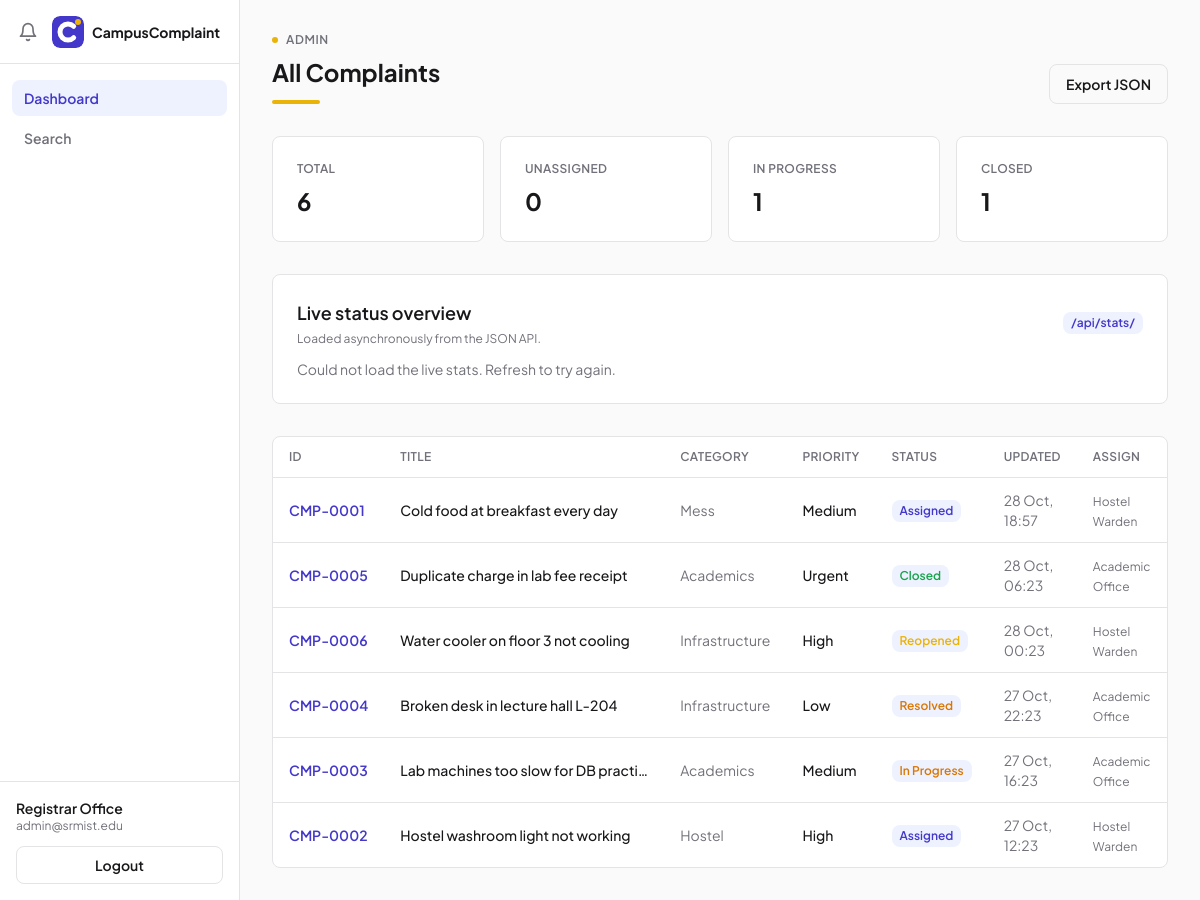
The app's page /dashboard/admin/ (signed in) with its own data.
### complaints/models.py (models this page shows, shortened)
class User(AbstractUser):
    class Role(models.TextChoices):
        STUDENT = "STUDENT", "Student"
        ADMIN = "ADMIN", "Admin"
        DEPARTMENT = "DEPARTMENT", "Department"
    username = models.CharField(max_length=150, unique=True, blank=True)
    name = models.CharField(max_length=120)
    email = models.EmailField(unique=True)
    role = models.CharField(
        max_length=20,
        choices=Role.choices,
        default=Role.STUDENT,
    )
    department = models.CharField(
        max_length=80,
        blank=True,
        help_text="Only used for department accounts (e.g. Mess, Hostel).",
    )
    objects = UserManager()
    USERNAME_FIELD = "email"
    REQUIRED_FIELDS = []
    @property
    def is_student(self):
        return self.role == self.Role.STUDENT
    @property
    def is_administrator(self):
        return self.role == self.Role.ADMIN

class Complaint(models.Model):
    class Category(models.TextChoices):
        MESS = "MESS", "Mess"
        HOSTEL = "HOSTEL", "Hostel"
        ACADEMICS = "ACADEMICS", "Academics"
        INFRASTRUCTURE = "INFRASTRUCTURE", "Infrastructure"
        OTHERS = "OTHERS", "Others"
    class Priority(models.TextChoices):
        LOW = "LOW", "Low"
        MEDIUM = "MEDIUM", "Medium"
        HIGH = "HIGH", "High"
        URGENT = "URGENT", "Urgent"
    class Status(models.TextChoices):
        FILED = "FILED", "Filed"
        ASSIGNED = "ASSIGNED", "Assigned"
        IN_PROGRESS = "IN_PROGRESS", "In Progress"
        RESOLVED = "RESOLVED", "Resolved"
        CLOSED = "CLOSED", "Closed"
        REOPENED = "REOPENED", "Reopened"
    ALLOWED_TRANSITIONS = {
        Status.FILED: {Status.ASSIGNED},
        Status.ASSIGNED: {Status.IN_PROGRESS},
        Status.IN_PROGRESS: {Status.RESOLVED},
        Status.RESOLVED: {Status.CLOSED, Status.IN_PROGRESS},
        Status.CLOSED: {Status.REOPENED},
        Status.REOPENED: {Status.IN_PROGRESS},
    }
    number = models.CharField(max_length=12, unique=True, editable=False, blank=True)
    title = models.CharField(max_length=120)
    description = models.TextField()
    category = models.CharField(max_length=20, choices=Category.choices)
    priority = models.CharField(
        max_length=10,
        choices=Priority.choices,
        default=Priority.MEDIUM,
    )
    status = models.CharField(
        max_length=20,
        choices=Status.choices,
        default=Status.FILED,
    )
    created_by = models.ForeignKey(
        User,
        on_delete=models.PROTECT,
        related_name="filed_complaints",
    )
    assigned_to = models.ForeignKey(
        User,
        on_delete=models.SET_NULL,
        null=True,
        blank=True,
        related_name="assigned_complaints",
    )
    created_at = models.DateTimeField(default=timezone.now)
    updated_at = models.DateTimeField(default=timezone.now)
    closed_at = models.DateTimeField(null=True, blank=True)
    class Meta:
        ordering = ["-updated_at"]

### complaints/views.py (the view)
# urls.py: path("dashboard/admin/", views.admin_dashboard, name="dashboard_admin"),
@role_required(User.Role.ADMIN)
def admin_dashboard(request):
    complaints = Complaint.objects.select_related("created_by", "assigned_to")
    stats = [
        {"label": "Total", "value": complaints.count()},
        {
            "label": "Unassigned",
            "value": complaints.filter(status=Complaint.Status.FILED).count(),
        },
        {
            "label": "In progress",
            "value": complaints.filter(
                status=Complaint.Status.IN_PROGRESS
            ).count(),
        },
        {
            "label": "Closed",
            "value": complaints.filter(status=Complaint.Status.CLOSED).count(),
        },
    ]
    return render(
        request,
        "dashboard.html",
        {
            "complaints": complaints,
            "stats": stats,
            "departments": services.department_accounts(),
            "page": "admin",
            "active": "dashboard",
        },
    )

### complaints/context_processors.py (called while the page is built)
def navigation(request):
    if not request.user.is_authenticated:
        return {}
    notifications = request.user.notifications.select_related("complaint")[:6]
    unread_count = request.user.notifications.filter(is_read=False).count()
    return {
        "nav_notifications": notifications,
        "unread_count": unread_count,
    }

### complaints/services.py (called while the page is built)
def department_accounts():
    return User.objects.filter(role=User.Role.DEPARTMENT).order_by("department", "name")

### complaints/templates/dashboard.html (shortened to what this page needs)
{% extends "base.html" %}
{% load static %}
{% block content %}
<div class="mb-8 flex flex-wrap items-end justify-between gap-4">
    <div>
        <div class="mb-2 flex items-center gap-2 text-xs font-semibold uppercase tracking-wider text-muted">
            <span class="h-1.5 w-1.5 rounded-full bg-accent"></span>
            <span>{{ user.role }}</span>
        </div>
        <h1 class="text-2xl font-bold text-ink">
            {% if page == 'admin' %}All Complaints{% elif page == 'department' %}Assigned Queue{% else %}My Complaints{% endif %}
        </h1>
        <div class="mt-3 h-1 w-12 rounded-full bg-accent"></div>
    </div>
    <div class="flex flex-wrap items-center gap-2">
        {% if user.is_administrator %}
        <a href="{% url 'export_complaints' %}"
           class="inline-flex h-10 items-center rounded-lg border border-border px-4 text-sm font-semibold text-ink transition hover:bg-page">Export JSON</a>
        {% endif %}
    </div>
</div>
<div class="mb-8 grid grid-cols-2 gap-4 lg:grid-cols-4">
    {% for s in stats %}
    <div class="rounded-lg border border-border bg-card p-6">
        <div class="text-xs font-semibold uppercase tracking-wide text-muted">{{ s.label }}</div>
        <div class="mt-2 text-2xl font-bold text-ink">{{ s.value }}</div>
    </div>
    {% endfor %}
</div>
<div class="mb-8 rounded-lg border border-border bg-card p-6" id="stats-chart" data-url="{% url 'api_stats' %}">
    <div class="flex flex-wrap items-center justify-between gap-2">
        <div>
            <h2 class="text-lg font-semibold text-ink">Live status overview</h2>
            <p class="mt-1 text-xs text-muted">Loaded asynchronously from the JSON API.</p>
        </div>
        <span class="inline-flex h-[22px] items-center rounded-lg bg-surface px-2 text-xs font-semibold text-primary">/api/stats/</span>
    </div>
    <div id="stats-chart-body" class="mt-3 space-y-3">
    </div>
</div>
<div class="overflow-hidden rounded-lg border border-border bg-card">
    <div class="overflow-x-auto">
        <table class="w-full min-w-[900px] text-left text-sm">
            <thead>
            <tr class="border-b border-border">
                <th class="px-4 py-3 text-xs font-semibold uppercase tracking-wide text-muted">ID</th>
                <th class="px-4 py-3 text-xs font-semibold uppercase tracking-wide text-muted">Title</th>
                <th class="px-4 py-3 text-xs font-semibold uppercase tracking-wide text-muted">Category</th>
                <th class="px-4 py-3 text-xs font-semibold uppercase tracking-wide text-muted">Priority</th>
                <th class="px-4 py-3 text-xs font-semibold uppercase tracking-wide text-muted">Status</th>
                <th class="px-4 py-3 text-xs font-semibold uppercase tracking-wide text-muted">Updated</th>
                {% if user.is_administrator %}
                <th class="px-4 py-3 text-xs font-semibold uppercase tracking-wide text-muted">Assign</th>
                {% endif %}
            </tr>
            </thead>
            <tbody>
            {% for c in complaints %}
            <tr class="border-b border-border transition last:border-0 hover:bg-surface">
                <td class="px-4 py-3 font-semibold text-primary" style="white-space: nowrap">{{ c.number }}</td>
                <td class="max-w-[280px] truncate px-4 py-3 font-medium text-ink">{{ c.title }}</td>
                <td class="px-4 py-3 text-muted">{{ c.get_category_display }}</td>
                <td class="px-4 py-3 font-medium text-ink">{{ c.get_priority_display }}</td>
                <td class="px-4 py-3">
                    {% include "fragments/badge.html" with status=c.status label=c.get_status_display %}
                </td>
                <td class="px-4 py-3 text-muted">{{ c.updated_at|date:"d M, H:i" }}</td>
                {% if user.is_administrator %}
                <td class="px-4 py-3">
                    {% if c.status == 'FILED' %}
                    <form method="post" action="{% url 'assign_complaint' c.number %}" class="flex items-center gap-2">
                        {% csrf_token %}
                        <select name="department" required
                                class="h-9 rounded-md border border-border bg-card px-2 text-sm text-ink focus:border-primary focus:outline-none">
                            <option value="">Department</option>
                            {% for d in departments %}
                            <option value="{{ d.pk }}">{{ d.department }}</option>
                            {% endfor %}
                        </select>
                        <button type="submit"
                                class="h-9 rounded-lg bg-primary px-3 text-xs font-semibold text-white transition hover:bg-primary-hover">Assign</button>
                    </form>
                    {% else %}
                    <span class="text-xs text-muted">{{ c.assigned_to.name|default:"—" }}</span>
                    {% endif %}
                </td>
                {% endif %}
            </tr>
            {% empty %}
            <tr>
                <td colspan="{% if user.is_administrator %}8{% else %}7{% endif %}" class="px-6 py-12 text-center text-base text-muted">
                    Nothing here yet.
                </td>
            </tr>
            {% endfor %}
            </tbody>
        </table>
    </div>
</div>
{% endblock %}

### complaints/templates/fragments/sidebar.html (shortened to what this page needs)
{% load static %}
<nav id="sidebarNav" class="fixed inset-y-0 left-0 z-40 flex w-60 -translate-x-full flex-col border-r border-border bg-card transition-transform duration-200 ease-out lg:translate-x-0">
    <div class="relative flex h-16 items-center gap-2 border-b border-border px-3">
        <button type="button" id="notifToggle" aria-label="Notifications"
                class="relative hidden h-8 w-8 shrink-0 items-center justify-center rounded-lg text-muted transition hover:bg-page hover:text-ink lg:flex">
            <svg xmlns="http://www.w3.org/2000/svg" viewBox="0 0 24 24" fill="none" stroke="currentColor"
                 stroke-width="2" stroke-linecap="round" stroke-linejoin="round" class="h-5 w-5">
                <path d="M6 8a6 6 0 0 1 12 0c0 7 3 9 3 9H3s3-2 3-9"></path>
                <path d="M10.3 21a1.94 1.94 0 0 0 3.4 0"></path>
            </svg>
        </button>
        <img src="{% static 'img/logo-mark.svg' %}" alt="CampusComplaint" class="h-8 w-8 shrink-0 rounded-lg">
        <span class="min-w-0 truncate text-sm font-bold text-ink">CampusComplaint</span>
    </div>
    <div class="flex-1 space-y-1 px-3 py-4">
        {% if user.is_student %}
        <a href="{% url 'dashboard_student' %}"
           class="block rounded-lg px-3 py-2 text-sm font-semibold transition {% if active == 'dashboard' %}bg-surface text-primary{% else %}text-muted hover:bg-page hover:text-ink{% endif %}">Dashboard</a>
        {% elif user.is_administrator %}
        <a href="{% url 'dashboard_admin' %}"
           class="block rounded-lg px-3 py-2 text-sm font-semibold transition {% if active == 'dashboard' %}bg-surface text-primary{% else %}text-muted hover:bg-page hover:text-ink{% endif %}">Dashboard</a>
        {% else %}
        <a href="{% url 'dashboard_department' %}"
           class="block rounded-lg px-3 py-2 text-sm font-semibold transition {% if active == 'dashboard' %}bg-surface text-primary{% else %}text-muted hover:bg-page hover:text-ink{% endif %}">My Queue</a>
        {% endif %}
        <a href="{% url 'search' %}"
           class="block rounded-lg px-3 py-2 text-sm font-semibold transition {% if active == 'search' %}bg-surface text-primary{% else %}text-muted hover:bg-page hover:text-ink{% endif %}">Search</a>
    </div>
    <div class="border-t border-border px-4 py-4">
        <div class="text-sm font-semibold text-ink">{{ user.name }}</div>
        <div class="mb-3 text-xs text-muted">{{ user.email }}</div>
        <form method="post" action="{% url 'logout' %}">
            <button type="submit"
                    class="block w-full rounded-lg border border-border px-3 py-2 text-center text-sm font-semibold text-ink transition hover:bg-page">Logout</button>
        </form>
    </div>
</nav>

### complaints/templates/fragments/badge.html
<span class="inline-flex h-[22px] items-center rounded-lg bg-surface px-2 text-xs font-semibold {% if status == 'CLOSED' %}text-success{% elif status == 'RESOLVED' or status == 'IN_PROGRESS' %}text-warning{% elif status == 'REOPENED' %}text-accent{% else %}text-primary{% endif %}" style="white-space: nowrap">{{ label }}</span>

### records on screen
User: name "Registrar Office", email "admin@srmist.edu", role "ADMIN"
Complaint: label "CLOSED", value "1", number "CMP-0005", title "Duplicate charge in lab fee receipt", category "Academics", priority "Urgent", status "Closed", updated_at "28 Oct, 06:23", assigned_to.name "Academic Office"
Complaint: number "CMP-0001", title "Cold food at breakfast every day", category "Mess", priority "Medium", status "Assigned", updated_at "28 Oct, 18:57", assigned_to.name "Hostel Warden"
Complaint: number "CMP-0006", title "Water cooler on floor 3 not cooling", category "Infrastructure", priority "High", status "Reopened", updated_at "28 Oct, 00:23", assigned_to.name "Hostel Warden"
Complaint: number "CMP-0004", title "Broken desk in lecture hall L-204", category "Infrastructure", priority "Low", status "Resolved", updated_at "27 Oct, 22:23", assigned_to.name "Academic Office"
Complaint: number "CMP-0003", title "Lab machines too slow for DB practi…", category "Academics", priority "Medium", label "In Progress", updated_at "27 Oct, 16:23", assigned_to.name "Academic Office"
Complaint: number "CMP-0002", title "Hostel washroom light not working", category "Hostel", priority "High", status "Assigned", updated_at "27 Oct, 12:23", assigned_to.name "Hostel Warden"

### other values on screen
{{ s.label }} "TOTAL" "UNASSIGNED" "IN PROGRESS"
{{ s.value }} "6" "0" "1"
